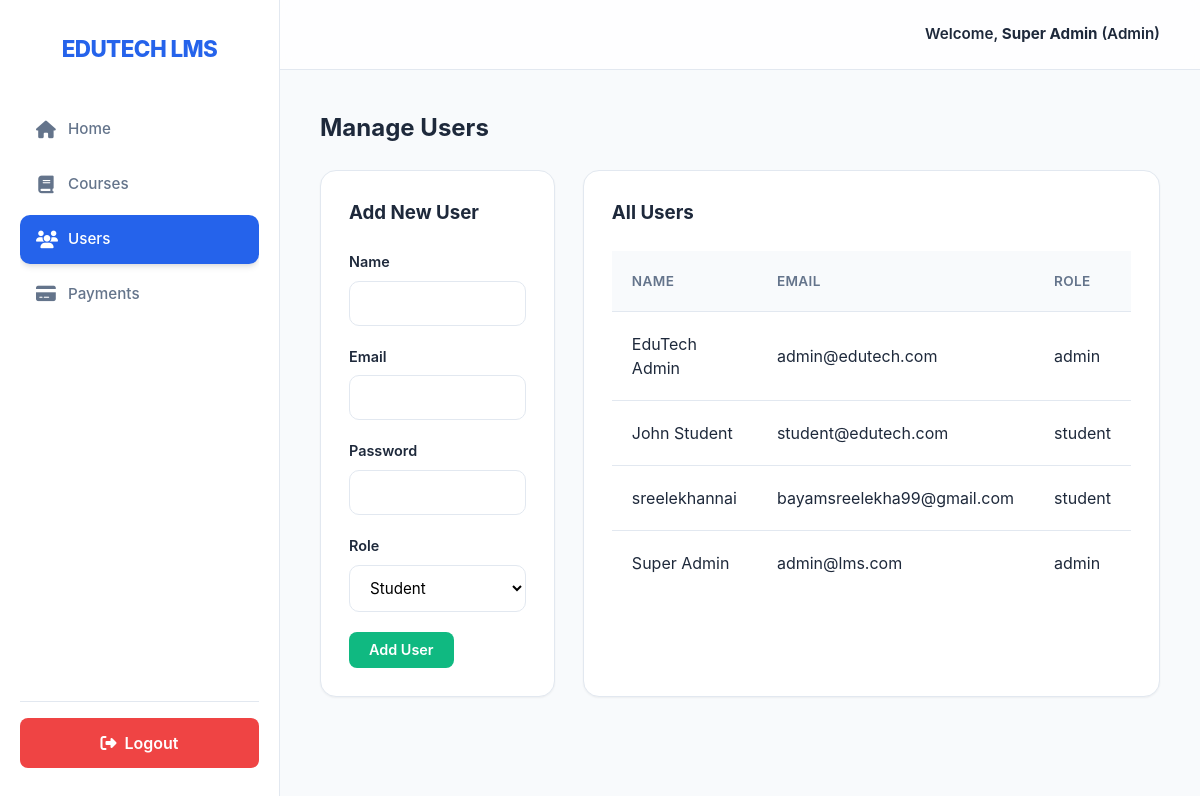
/admin/users (signed in), run on an earlier commit of the app's database.
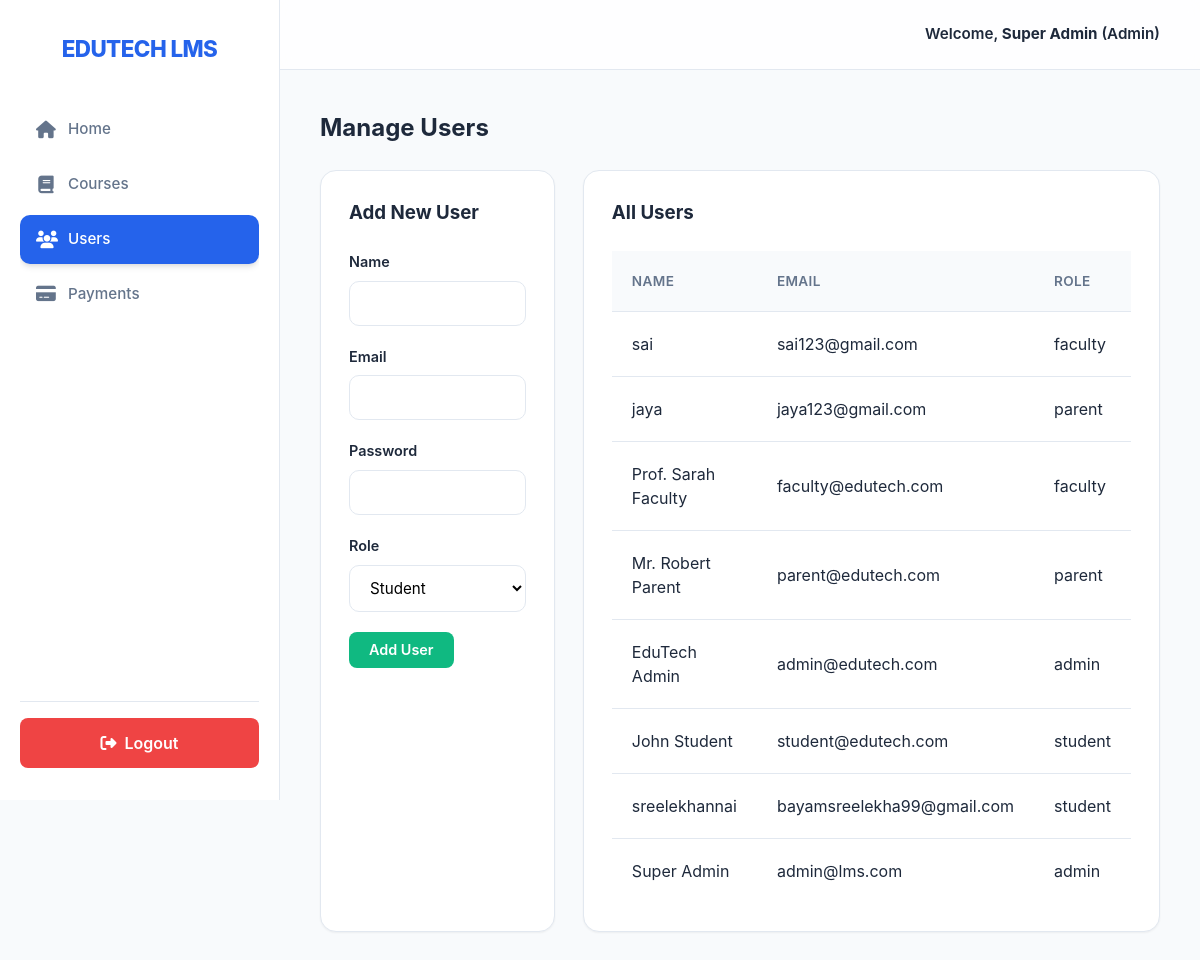
And on a later commit of the database.
### tables this page shows
CREATE TABLE users (
        id INTEGER PRIMARY KEY AUTOINCREMENT,
        name TEXT NOT NULL,
        email TEXT UNIQUE NOT NULL,
        password TEXT NOT NULL,
        role TEXT NOT NULL, -- admin, student, faculty, parent
        created_at TIMESTAMP DEFAULT CURRENT_TIMESTAMP
    , phone TEXT);

### app.py (the view, shortened to what this page needs)
@app.route('/admin/users', methods=['GET', 'POST'])
@login_required(role='admin')
def manage_users():
    conn = get_db()
    users = conn.execute("SELECT * FROM users ORDER BY created_at DESC").fetchall()
    conn.close()
    return render_template('admin_users.html', users=users)

### app.py (called while the page is built)
def login_required(role=None):
    def wrapper(f):
        @wraps(f)
        def decorated_function(*args, **kwargs):
            if 'user_id' not in session:
                return redirect(url_for('login'))
            if role and session.get('role') != role:
                flash('Unauthorized access!', 'danger')
                return redirect(url_for('dashboard'))
            return f(*args, **kwargs)
        return decorated_function
    return wrapper

### database.py (called while the page is built)
def get_db():
    conn = sqlite3.connect(DB_NAME, check_same_thread=False)
    conn.row_factory = sqlite3.Row
    return conn

### templates/admin_users.html (shortened to what this page needs)
{% extends "base.html" %}
{% block content %}
<h2 style="margin-bottom: 1.5rem;">Manage Users</h2>
<div class="grid" style="grid-template-columns: 1fr 2fr;">
    <div class="card">
        <h3>Add New User</h3>
        <br>
        <form method="POST">
            <div class="form-group">
                <label>Name</label>
                <input type="text" name="name" class="form-control" required>
            </div>
            <div class="form-group">
                <label>Email</label>
                <input type="email" name="email" class="form-control" required>
            </div>
            <div class="form-group">
                <label>Password</label>
                <input type="password" name="password" class="form-control" required>
            </div>
            <div class="form-group">
                <label>Role</label>
                <select name="role" class="form-control" required>
                    <option value="student">Student</option>
                </select>
            </div>
            <button type="submit" class="btn btn-success">Add User</button>
        </form>
    </div>
    <div class="card">
        <h3>All Users</h3>
        <br>
        <table>
            <thead>
                <tr>
                    <th>Name</th>
                    <th>Email</th>
                    <th>Role</th>
                </tr>
            </thead>
            <tbody>
                {% for user in users %}
                <tr>
                    <td>{{ user.name }}</td>
                    <td>{{ user.email }}</td>
                    <td>{{ user.role }}</td>
                </tr>
                {% endfor %}
            </tbody>
        </table>
    </div>
</div>
{% endblock %}

### templates/base.html (shortened to what this page needs)
<!DOCTYPE html>
<html lang="en">
<head>
    <link rel="stylesheet" href="{{ url_for('static', filename='css/style.css') }}">
    <link rel="stylesheet" href="https://cdnjs.cloudflare.com/ajax/libs/font-awesome/6.4.0/css/all.min.css">
</head>
<body>
    {% if session.get('user_id') and session.get('role') == 'student' %}
    <div class="sidebar">
        <div class="brand">
            <i class="fas fa-graduation-cap"></i> EDUTECH LMS
        </div>
        <ul class="nav-links">
            <li><a href="{{ url_for('student_dashboard') }}" class="{{ 'active' if request.endpoint == 'student_dashboard' }}"><i class="fas fa-th-large"></i> Dashboard</a></li>
            <li><a href="{{ url_for('browse_courses') }}" class="{{ 'active' if request.endpoint == 'browse_courses' }}"><i class="fas fa-search"></i> Browse Courses</a></li>
            <li><a href="{{ url_for('student_my_courses') }}" class="{{ 'active' if request.endpoint == 'student_my_courses' }}"><i class="fas fa-book"></i> My Courses</a></li>
            <li><a href="{{ url_for('student_attendance') }}" class="{{ 'active' if request.endpoint == 'student_attendance' }}"><i class="fas fa-calendar-check"></i> Attendance</a></li>
            <li><a href="{{ url_for('student_assessments') }}" class="{{ 'active' if request.endpoint == 'student_assessments' }}"><i class="fas fa-vial"></i> Assessments</a></li>
            <li><a href="{{ url_for('student_assignments') }}" class="{{ 'active' if request.endpoint == 'student_assignments' }}"><i class="fas fa-file-alt"></i> Assignments</a></li>
            <li><a href="{{ url_for('student_certificates') }}" class="{{ 'active' if request.endpoint == 'student_certificates' }}"><i class="fas fa-certificate"></i> Certificates</a></li>
            <li><a href="{{ url_for('student_progress') }}" class="{{ 'active' if request.endpoint == 'student_progress' }}"><i class="fas fa-chart-line"></i> Progress Report</a></li>
            <li><a href="{{ url_for('student_video_learning') }}" class="{{ 'active' if request.endpoint == 'student_video_learning' }}"><i class="fas fa-video"></i> Video Learning</a></li>
            <li><a href="{{ url_for('payment') }}" class="{{ 'active' if request.endpoint == 'payment' }}"><i class="fas fa-credit-card"></i> Fees / Payments</a></li>
            <li><a href="{{ url_for('student_notifications') }}" class="{{ 'active' if request.endpoint == 'student_notifications' }}"><i class="fas fa-bell"></i> Notifications</a></li>
            <li><a href="{{ url_for('student_profile') }}" class="{{ 'active' if request.endpoint == 'student_profile' }}"><i class="fas fa-user-cog"></i> Profile Settings</a></li>
        </ul>
        <div class="sidebar-footer" style="margin-top: auto; padding-top: 1rem; border-top: 1px solid var(--border-color);">
            <a href="{{ url_for('logout') }}" class="btn-logout" style="background-color: var(--danger-color); color: white; text-decoration: none; font-weight: 600; display: flex; align-items: center; justify-content: center; padding: 0.8rem; border-radius: 8px; transition: all 0.3s ease; box-shadow: 0 4px 6px -1px rgba(239, 68, 68, 0.2);">
                <i class="fas fa-sign-out-alt" style="margin-right: 8px;"></i> Logout
            </a>
        </div>
    </div>
    <div class="main-content">
    {% elif session.get('user_id') %}
    <div class="sidebar">
        <div class="brand">EDUTECH LMS</div>
        <ul class="nav-links">
            <li><a href="{{ url_for('dashboard') }}" class="{{ 'active' if request.endpoint == 'dashboard' }}"><i class="fas fa-home"></i> Home</a></li>
            {% if session.get('role') == 'admin' %}
            <li><a href="{{ url_for('admin_courses') }}" class="{{ 'active' if request.endpoint == 'admin_courses' }}"><i class="fas fa-book"></i> Courses</a></li>
            <li><a href="{{ url_for('manage_users') }}" class="{{ 'active' if request.endpoint == 'manage_users' }}"><i class="fas fa-users"></i> Users</a></li>
            <li><a href="{{ url_for('admin_payments') }}" class="{{ 'active' if request.endpoint == 'admin_payments' }}"><i class="fas fa-credit-card"></i> Payments</a></li>
            {% endif %}
        </ul>
        <div class="sidebar-footer" style="margin-top: auto; padding-top: 1rem; border-top: 1px solid var(--border-color);">
            <a href="{{ url_for('logout') }}" class="btn-logout" style="background-color: var(--danger-color); color: white; text-decoration: none; font-weight: 600; display: flex; align-items: center; justify-content: center; padding: 0.8rem; border-radius: 8px; transition: all 0.3s ease;">
                <i class="fas fa-sign-out-alt" style="margin-right: 8px;"></i> Logout
            </a>
        </div>
    </div>
    <div class="main-content">
    {% endif %}
    <div class="topbar">
        {% if session.get('user_id') %}
        <div class="user-info">
            Welcome, <strong>{{ session.get('name') }}</strong> ({{ session.get('role')|capitalize }})
        </div>
        {% endif %}
    </div>
    <div class="container">
        {% block content %}{% endblock %}
    </div>
    {% if session.get('user_id') %}
    </div>
    {% endif %}
</body>
</html>

### static/css/style.css (style rules this page uses)
:root { --primary-color: #2563EB; --primary-light: #60A5FA; --primary-dark: #1E40AF; --bg-color: #F8FAFC; --card-bg: #FFFFFF; --text-main: #1E293B; --text-muted: #64748B; --border-color: #E2E8F0; --success-color: #10B981; --danger-color: #EF4444; --accent-color: #F59E0B; --shadow-sm: 0 1px 2px 0 rgba(0, 0, 0, 0.05); --shadow: 0 4px 6px -1px rgba(0, 0, 0, 0.1), 0 2px 4px -1px rgba(0, 0, 0, 0.06); --shadow-md: 0 10px 15px -3px rgba(0, 0, 0, 0.1), 0 4px 6px -2px rgba(0, 0, 0, 0.05); }
* { box-sizing: border-box; margin: 0; padding: 0; font-family: 'Inter', 'Segoe UI', system-ui, -apple-system, sans-serif; }
body { background-color: var(--bg-color); color: var(--text-main); display: flex; min-height: 100vh; line-height: 1.5; }
.sidebar { width: 280px; background-color: var(--card-bg); border-right: 1px solid var(--border-color); display: flex; flex-direction: column; padding: 2rem 1.25rem; position: fixed; height: 100vh; z-index: 50; transition: all 0.3s ease; }
.brand { font-size: 1.4rem; font-weight: 800; color: var(--primary-color); margin-bottom: 2.5rem; display: flex; align-items: center; justify-content: center; letter-spacing: -0.025em; }
.nav-links { list-style: none; flex: 1; overflow-y: auto; }
.nav-links li { margin-bottom: 0.4rem; }
.nav-links a { text-decoration: none; color: var(--text-muted); display: flex; align-items: center; padding: 0.8rem 1rem; border-radius: 10px; transition: all 0.2s cubic-bezier(0.4, 0, 0.2, 1); font-weight: 500; font-size: 0.95rem; }
.nav-links a.active { background-color: var(--primary-color); color: white !important; box-shadow: 0 10px 15px -3px rgba(37, 99, 235, 0.2); }
.main-content { flex: 1; margin-left: 280px; display: flex; flex-direction: column; min-width: 0; }
.topbar { height: 70px; background-color: rgba(255, 255, 255, 0.8); backdrop-filter: blur(8px); border-bottom: 1px solid var(--border-color); display: flex; align-items: center; justify-content: flex-end; padding: 0 2.5rem; position: sticky; top: 0; z-index: 40; }
.user-info { font-weight: 600; font-size: 0.95rem; color: var(--text-main); }
.btn { padding: 0.6rem 1.25rem; border: none; border-radius: 8px; cursor: pointer; font-weight: 600; text-decoration: none; display: inline-flex; align-items: center; justify-content: center; transition: all 0.2s ease; font-size: 0.9rem; }
.btn-success { background-color: var(--success-color); color: white; }
.container { padding: 2.5rem; max-width: 1400px; width: 100%; margin: 0 auto; }
.card { background: var(--card-bg); border-radius: 16px; padding: 1.75rem; box-shadow: var(--shadow-sm); border: 1px solid var(--border-color); margin-bottom: 1.75rem; transition: all 0.3s ease; }
.grid { display: grid; grid-template-columns: repeat(auto-fill, minmax(320px, 1fr)); gap: 1.75rem; }
.form-group { margin-bottom: 1.25rem; }
.form-group label { display: block; margin-bottom: 0.5rem; font-weight: 600; font-size: 0.9rem; color: var(--text-main); }
.form-control { width: 100%; padding: 0.75rem 1rem; border: 1.5px solid var(--border-color); border-radius: 10px; font-size: 0.95rem; transition: all 0.2s; background-color: #FFFFFF; }
table { width: 100%; border-collapse: collapse; background: white; }
th, td { padding: 1.25rem; text-align: left; border-bottom: 1px solid var(--border-color); }
th { background-color: #F8FAFC; color: var(--text-muted); font-weight: 600; font-size: 0.85rem; text-transform: uppercase; letter-spacing: 0.025em; }
tr:last-child td { border-bottom: none; }

### templates/base.html (style rules this page uses)
.nav-links a.active { background-color: var(--primary-color); color: white !important; box-shadow: 0 4px 6px -1px rgba(0, 0, 0, 0.1), 0 2px 4px -1px rgba(0, 0, 0, 0.06); }
.nav-links i { width: 20px; margin-right: 12px; text-align: center; font-size: 1.1rem; }

What changed in the data, as far as the page shows it:
added users: name "sai", email "sai123@gmail.com", role "faculty"
added users: name "jaya", email "jaya123@gmail.com", role "parent"
added users: name "Prof. Sarah Faculty", email "faculty@edutech.com", role "faculty"
added users: name "Mr. Robert Parent", email "parent@edutech.com", role "parent"
